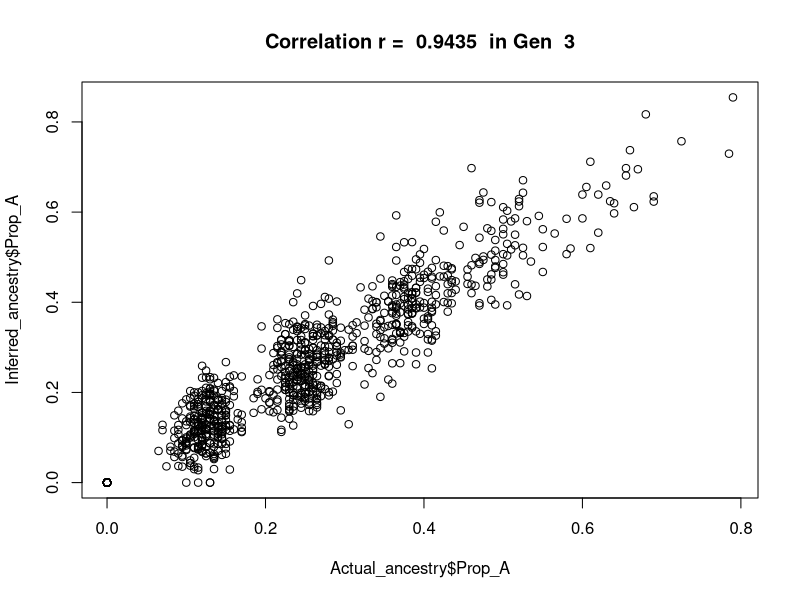

Write R code to recreate this figure.
#### ANCESTRY INFERENCE SIMULATIONS #### 

## packages
library(tidyverse)

## general parameters
N_loci <- 100
generations <- 3
Popsize <- 1000
Nfish_per_source <- 250
N_pops_mixed <- 4

## limnetic all snp parameters
# N_loci_A<-20
# freq_A<-0.70
# N_loci_B<-17
# freq_B<-0.90
# N_loci_C<-24
# freq_C<-0.90
# N_loci_D<-23
# freq_D<-0.81

## benthic all snp parameters
N_loci_A<-23
freq_A<-0.70
N_loci_B<-20
freq_B<-1
N_loci_C<-18
freq_C<-0.75
N_loci_D<-13
freq_D<-0.73

## genomes for each population NEED TO FIX THIS
popA <- matrix(c(sample(c(rep("A",2*N_loci*freq_A),rep("a",(2*N_loci)-(2*N_loci*freq_A)))),rep("X",600)),nrow = 2)
popB <- matrix(c(rep("X",200),sample(c(rep("B",2*N_loci*freq_B),rep("b",(2*N_loci)-(2*N_loci*freq_B)))),rep("X",400)),nrow = 2)
popC <- matrix(c(rep("X",400),sample(c(rep("C",2*N_loci*freq_C),rep("c",(2*N_loci)-(2*N_loci*freq_C)))),rep("X",200)),nrow = 2)
popD <- matrix(c(rep("X",600),sample(c(rep("D",2*N_loci*freq_D),rep("d",(2*N_loci)-(2*N_loci*freq_D))))),nrow = 2)
Genotypes <- list(popA, popB, popC, popD)

## creating the mixed population
NewPopulation <- list()
counter <- 1
for(p in 1:N_pops_mixed)
{
  for(i in 1:Nfish_per_source){
    NewPopulation[counter] <- Genotypes[p]
    counter <- counter + 1
  }
}

## creating a new generation based on random mating of the parent generation
reproduce <- function(ParentPopulation){
  FX_population <- list()
  for(i in 1:Popsize){
    dam <- ParentPopulation[sample(c(1:length(ParentPopulation)),1)][[1]]
    sire <- ParentPopulation[sample(c(1:length(ParentPopulation)),1)][[1]]
    egghaploid <- c()
    spermhaploid <- c()
    for(l in 1:(4*N_loci)){
      egghaploid <- c(egghaploid, dam[rbinom(1,1,0.5)+1,l])
      spermhaploid <- c(spermhaploid, sire[rbinom(1,1,0.5)+1,l])
    }
    FX_population[[i]] <- as.matrix(rbind(egghaploid,spermhaploid))
  }
  return(FX_population)
}
ParentPopulation <- NewPopulation

## the new generation becomes the next parent generation
ParentPopulation <- NewPopulation
for(g in 1:generations){
  Newgeneration <- reproduce(ParentPopulation)
  ParentPopulation <- Newgeneration
}

## determining the actual ancestry of the most recent generation
Actual_ancestry <- data.frame(matrix(ncol = N_pops_mixed, nrow = Popsize))
for(i in 1:Popsize){
  individualgeno <- Newgeneration[[i]]
  Actual_ancestry[i,1] <- 4*sum(individualgeno == "a"|individualgeno == "A")/(length(individualgeno))
  Actual_ancestry[i,2] <- 4*sum(individualgeno == "b"|individualgeno == "B")/(length(individualgeno))
  Actual_ancestry[i,3] <- 4*sum(individualgeno == "c"|individualgeno == "C")/(length(individualgeno))
  Actual_ancestry[i,4] <- 4*sum(individualgeno == "d"|individualgeno == "D")/(length(individualgeno))
}
colnames(Actual_ancestry) <- c("Prop_A","Prop_B", "Prop_C","Prop_D")

## estimating the inferred ancestry according to our focal loci 
Inferred_ancestry <- data.frame(matrix(ncol = N_pops_mixed, nrow = Popsize))

focal_loci_A <- sample(c(1:100), size = N_loci_A)
focal_loci_B <- sample(c(101:200), size = N_loci_B)
focal_loci_C <- sample(c(201:300), size = N_loci_C)
focal_loci_D <- sample(c(301:400), size = N_loci_D)
N_focal_loci<-length(c(focal_loci_A,focal_loci_B,focal_loci_C,focal_loci_D))

for(i in 1:Popsize){
  individualgeno <- Newgeneration[[i]]
  Inferred_ancestry[i,1] <- sum(individualgeno[,focal_loci_A] == "A")*(1/freq_A)*((N_focal_loci/4)/length(focal_loci_A))
  Inferred_ancestry[i,2] <- sum(individualgeno[,focal_loci_B] == "B")*(1/freq_B)*((N_focal_loci/4)/length(focal_loci_B))
  Inferred_ancestry[i,3] <- sum(individualgeno[,focal_loci_C] == "C")*(1/freq_C)*((N_focal_loci/4)/length(focal_loci_C))
  Inferred_ancestry[i,4] <- sum(individualgeno[,focal_loci_D] == "D")*(1/freq_D)*((N_focal_loci/4)/length(focal_loci_D))
}
colnames(Inferred_ancestry) <- c("Score_A","Score_B", "Score_C","Score_D")

Inferred_ancestry<-mutate(Inferred_ancestry, Prop_A = Score_A/(Score_A+Score_B+Score_C+Score_D),
                          Prop_B = Score_B/(Score_A+Score_B+Score_C+Score_D),
                          Prop_C = Score_C/(Score_A+Score_B+Score_C+Score_D),
                          Prop_D = Score_D/(Score_A+Score_B+Score_C+Score_D)) %>% 
  select(Prop_A,Prop_B,Prop_C,Prop_D)

# correlation of actual and inferred ancestry
corresult <- cor.test(Inferred_ancestry$Prop_A , Actual_ancestry$Prop_A)
plot(Inferred_ancestry$Prop_A ~ Actual_ancestry$Prop_A, main = paste("Correlation r = " , round(corresult$estimate, 5), " in Gen ", generations))

## fractions based on max generations
maxGen<- generations
cats<-2^maxGen

## function for rounding while preserving the sum of the rows
sum.round <- function(x, digits = 0) {
  x<-as.numeric(x)
  up <- 10 ^ digits
  x <- x * up
  y <- floor(x)
  indices <- tail(order(x-y), round(sum(x)) - sum(y))
  y[indices] <- y[indices] + 1
  y / up
}

## rounding both ancestry
actual_ancestry_round<-as.data.frame(t(apply(Actual_ancestry*cats,1,sum.round)))/cats
colnames(actual_ancestry_round)<-colnames(Actual_ancestry)

inferred_ancestry_round<-as.data.frame(t(apply(Inferred_ancestry*cats,1,sum.round)))/cats
colnames(inferred_ancestry_round)<-colnames(Inferred_ancestry)

## determining the number that are wrong
table(inferred_ancestry_round$Prop_A, actual_ancestry_round$Prop_A)
Nwrong_bins <- rowSums(1*as.matrix(actual_ancestry_round != inferred_ancestry_round))
sum(Nwrong_bins > 0)/nrow(actual_ancestry_round)*100

## number where we missed a pop
Freq_dropout <-  rowSums(1*as.matrix((actual_ancestry_round > 0) & (inferred_ancestry_round == 0)))
(sum(Freq_dropout>0) / length(Freq_dropout))*100

lim_F1_wrong<-c(0, 0, 0, 0, 0, 0, 0, 0, 0, 0)
lim_F1_drop<-c(0, 0, 0, 0, 0, 0, 0, 0, 0, 0)

ben_F1_wrong<-c(0, 0, 0, 0, 0, 0, 0, 0, 0, 0)
ben_F1_drop<-c(0, 0, 0, 0, 0, 0, 0, 0, 0, 0)

lim_F2_wrong<-c(4.9, 3.8, 4.0, 3.8, 4.3, 5.2, 6.4, 4.5, 5.3, 5.1)
lim_F2_drop<-c(2.8, 2.0, 2.2, 2.0, 2.2, 2.4, 3.2, 2.2, 3.1, 2.4)
mean(lim_F2_wrong)
mean(lim_F2_drop)

ben_F2_wrong<-c(8.8, 8.8, 6.4, 9.3, 8.2, 9.0, 12.8, 11.8, 6.3, 7.9)
ben_F2_drop<-c(4.8, 5.5, 3.8, 3.9, 3.4, 4.7, 5.7, 6.2, 3.7, 3.5)
mean(ben_F2_wrong)
mean(ben_F2_drop)
